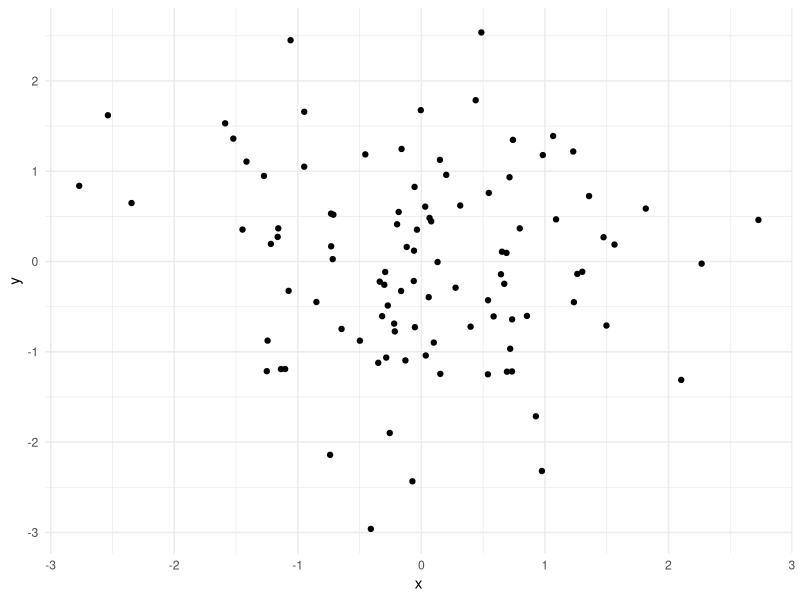

Recreate this plot in R.
## ---- chunk 1
library(ggplot2) # Load ggplot2 for visualization
## ---- chunk 2
# Simple arithmetic
x <- 5 + 3
x # Output result
## ---- chunk 3
# Generate random data
data <- data.frame(x = rnorm(100), y = rnorm(100))

# Scatter plot using ggplot2
ggplot(data, aes(x = x, y = y)) +
  geom_point() +
  theme_minimal()
